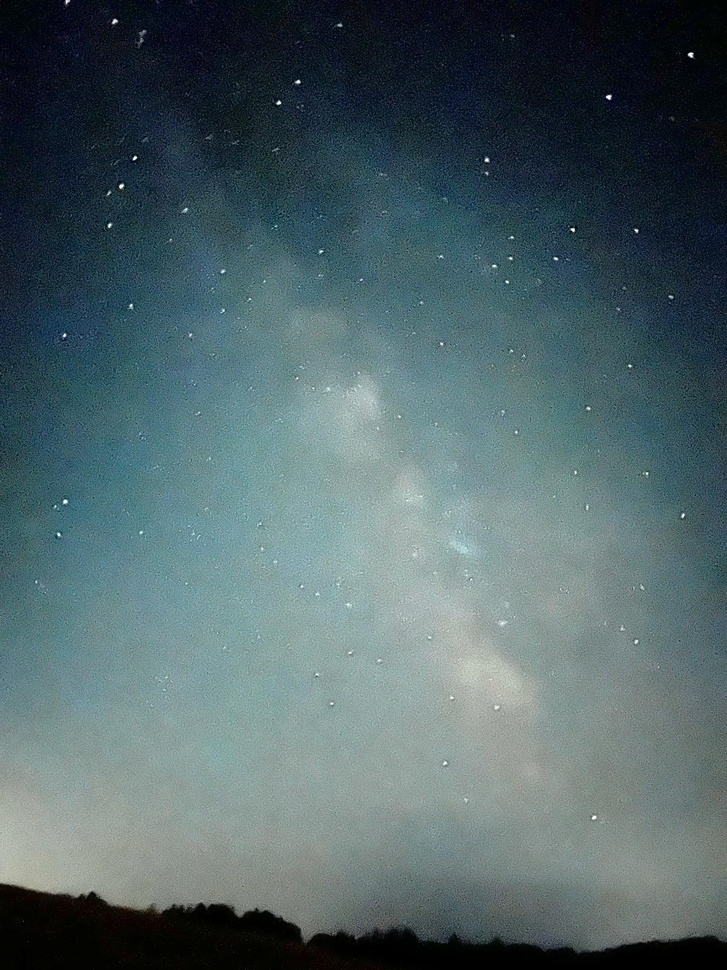
#> input picture src/image_processing_test/test_images/clean9.jpeg, 727 x 970 px, shrunk from 1200 x 1600 before the run, found by its file name
$ python image_processing_v2.py
#> lines starting #> are read from the running program, lines starting #| are printed output that depends on the picture; after the words box and inside, x2 and y2 are one past the last pixel; in counts of white or black regions, pixels touching at a corner belong together
import cv2
import numpy as np
# We are no longer using blob_log, so we can remove it.
# from skimage.feature import blob_log
import matplotlib.pyplot as plt

# =============================================================================
# --- CONFIGURABLE PARAMETERS ---
# =============================================================================

# --- Input ---
IMAGE_PATH = 'src/image_processing_test/test_images/clean9.jpeg' # The image with drawings

# --- Image Processing Parameters ---
N_STARS_TO_DETECT = 20

# --- NEW PARAMETERS FOR SHAPE FILTERING ---

# 1. Threshold for creating the binary image.
#    Any pixel brighter than this value (0-255) becomes a white pixel.
#    This is a critical parameter to tune. Start around 50-70 for this image.
BINARY_THRESHOLD = 60

# 2. Minimum area (in pixels) for an object to be considered a star.
#    This helps filter out single-pixel noise.
MIN_STAR_AREA = 2

# 3. Minimum circularity. 1.0 is a perfect circle.
#    This is our shape filter! It will reject elongated shapes like streaks and drawings.
#    A value of 0.7 is a good starting point to reject non-circular blobs.
MIN_CIRCULARITY = 0.8


# =============================================================================
# --- NEW CORE FUNCTION WITH SHAPE FILTER ---
# =============================================================================

def find_stars_with_shape_filter(image_path, n_stars, binary_threshold, min_area, min_circularity):
    """
    Finds stars by thresholding, finding contours, and filtering by shape (circularity)
    and size. This is much more robust against non-star objects.
    """
#> called with n_stars = 20, binary_threshold = 60, min_area = 2, min_circularity = 0.8
    image = cv2.imread(image_path, cv2.IMREAD_GRAYSCALE)
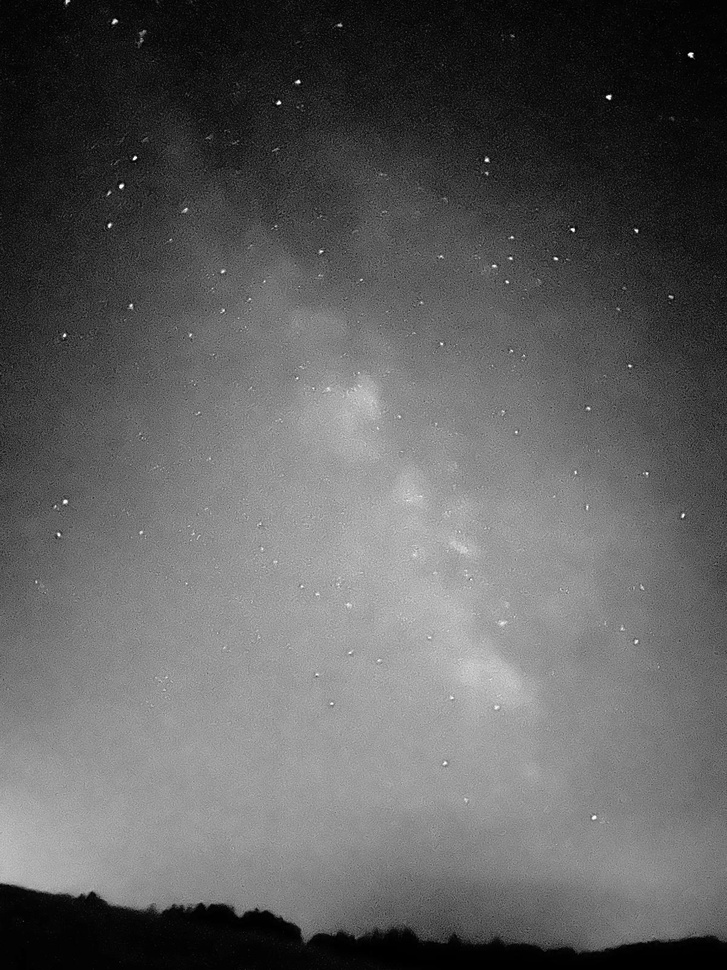
#> image: shape (970, 727); min 0, max 255, mean 94.8
    if image is None:
        raise FileNotFoundError(f"Image not found at path: {image_path}")

    # --- Step 1: Create a Binary Image ---
    # We apply a slight blur to reduce noise before thresholding. This makes contours smoother.
    blurred = cv2.GaussianBlur(image, (5, 5), 0)

    # The cv2.threshold function returns the threshold value and the binary image.
    # We use _, binary_image because we don't need the returned threshold value.
    _, binary_image = cv2.threshold(blurred, binary_threshold, 255, cv2.THRESH_BINARY)
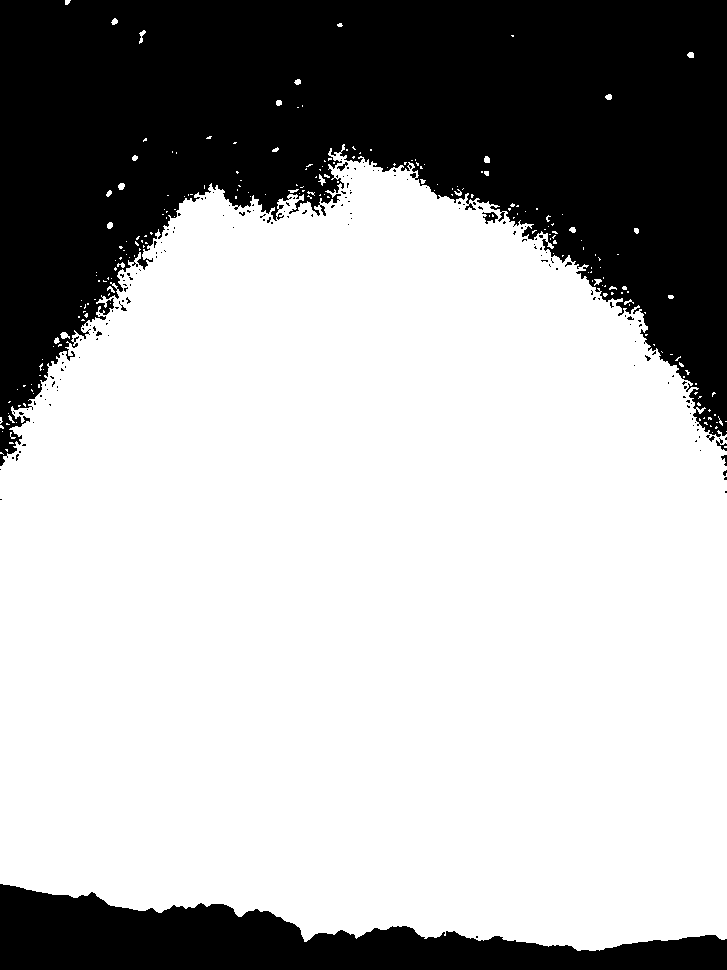
#> binary_image: shape (970, 727); 68.4% white; 172 black regions (164 under 20 px)

    # --- Step 2: Find Contours ---
    # cv2.findContours finds the outlines of all white objects in the binary image.
    # cv2.RETR_EXTERNAL means we only get the outermost contours (doesn't find holes).
    # cv2.CHAIN_APPROX_SIMPLE compresses the contour points to save memory.
    contours, _ = cv2.findContours(binary_image, cv2.RETR_EXTERNAL, cv2.CHAIN_APPROX_SIMPLE)
#> contours = 224 contours, 210 with area under 20; largest, box (x1, y1, x2, y2) and area: (0, 144, 727, 951) 479736, (60, 332, 70, 339) 34, (118, 183, 125, 190) 29, (139, 30, 146, 44) 28, (484, 156, 490, 163) 26

    print(f"Initial detection: Found {len(contours)} potential objects (contours).")
#| Initial detection: Found 224 potential objects (contours).

    valid_stars = []

    # --- Step 3: Analyze Each Contour ---
    for contour in contours:
        # --- Filter by Area ---
        area = cv2.contourArea(contour)
        if area < min_area:
            continue # Skip this contour, it's too small (likely noise)

        # --- Filter by Shape (Circularity) ---
        perimeter = cv2.arcLength(contour, True)
        if perimeter == 0:
            continue # Avoid division by zero for invalid shapes

        # This is the formula for circularity
        circularity = (4 * np.pi * area) / (perimeter ** 2)

        if circularity < min_circularity:
            continue # Skip this contour, it's not round enough (it's a line or squiggle)

        # --- If it passes all filters, it's a valid star candidate ---
        # Calculate the center of the contour using "moments"
        M = cv2.moments(contour)
        if M["m00"] == 0:
            continue # Avoid division by zero

        cx = int(M["m10"] / M["m00"])
        cy = int(M["m01"] / M["m00"])

        # We store the centroid and its area (as a proxy for brightness)
        valid_stars.append(((cx, cy), area))
#> this loop made 224 passes
#> (area, perimeter, circularity) on pass 55: (33.5, 27.56, 0.554)
#> after the loop, valid_stars = 25 items

    print(f"Filtering complete: Found {len(valid_stars)} valid star-like objects.")
#| Filtering complete: Found 25 valid star-like objects.

    # --- Step 4: Sort by Brightness/Size and Select the Top N ---
    # Sort the list of valid stars in descending order based on their area
    valid_stars.sort(key=lambda s: s[1], reverse=True)

    # Select the top N stars
    num_to_select = min(n_stars, len(valid_stars))
#> num_to_select = 20
    brightest_stars = valid_stars[:num_to_select]
#> brightest_stars = 20 items

    # Extract just the centroids (the (x, y) coordinates)
    centroids = np.array([star[0] for star in brightest_stars])
#> centroids = 20 rows, first 8: [121, 185], [486, 159], [690, 54], [109, 225], [608, 96], [114, 21], [572, 229], [278, 102]

    return centroids, image


def visualize_detections(image, centroids):
    """Displays the image with detected centroids circled."""
    # (This function remains unchanged)
    if image is None: return
    plt.figure(figsize=(10, 8))
    plt.imshow(image, cmap='gray')
    plt.title(f'Detected {len(centroids)} Brightest & Roundest Stars')
    plt.scatter(centroids[:, 0], centroids[:, 1], s=80, facecolors='none', edgecolors='r', linewidth=1.5)
    for i, (x, y) in enumerate(centroids):
        plt.text(x + 10, y + 10, str(i + 1), color='cyan', fontsize=12)
    plt.xlabel('X Pixel Coordinate')
    plt.ylabel('Y Pixel Coordinate')
    plt.show()

# =============================================================================
# --- MAIN EXECUTION ---
# =============================================================================
if __name__ == '__main__':
    try:
        # 1. Call our NEW function to detect and filter stars
        star_centroids, original_image = find_stars_with_shape_filter(
            IMAGE_PATH, N_STARS_TO_DETECT, BINARY_THRESHOLD, MIN_STAR_AREA, MIN_CIRCULARITY
        )
#> star_centroids has the same summary as centroids in find_stars_with_shape_filter

        # 2. Visualize the results
        if original_image is not None and len(star_centroids) > 0:
            print(f"\nFinal Result: Visualizing the top {len(star_centroids)} stars.")
#| Final Result: Visualizing the top 20 stars.
            visualize_detections(original_image, star_centroids)
#> the loop in visualize_detections, `for i, (x, y) in enumerate(centroids):` made 20 passes
#> (x, y) on passes 1 to 12: (121, 185), (486, 159), (690, 54), (109, 225), (608, 96), (114, 21), (572, 229), (278, 102), (297, 81), (134, 157), (636, 230), (486, 172)
#> in visualize_detections, `plt.show()`:
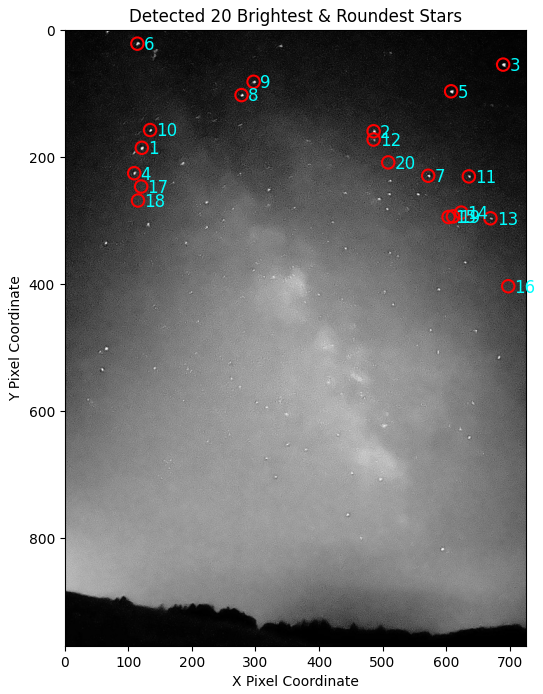
#> figure drawn by matplotlib, 1 panel
        else:
            print("No stars were detected that met the criteria.")

    except FileNotFoundError as e:
        print(f"Error: {e}")
    except Exception as e:
        print(f"An unexpected error occurred: {e}")

$ run again, with src/image_processing_test/test_images/clean1.jpg copied over src/image_processing_test/test_images/clean9.jpeg
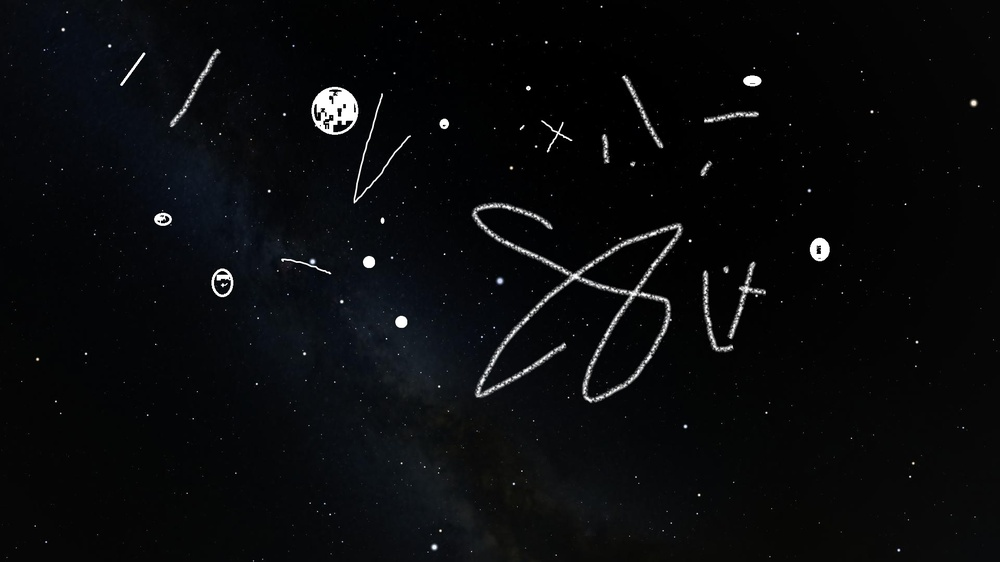
#> input picture src/image_processing_test/test_images/clean1.jpg, 1000 x 562 px, shrunk from 1920 x 1080 before the run, found by its file name
#> in find_stars_with_shape_filter, `_, binary_image = cv2.threshold(blurred, binary_threshold, 255, cv2.TH..`:
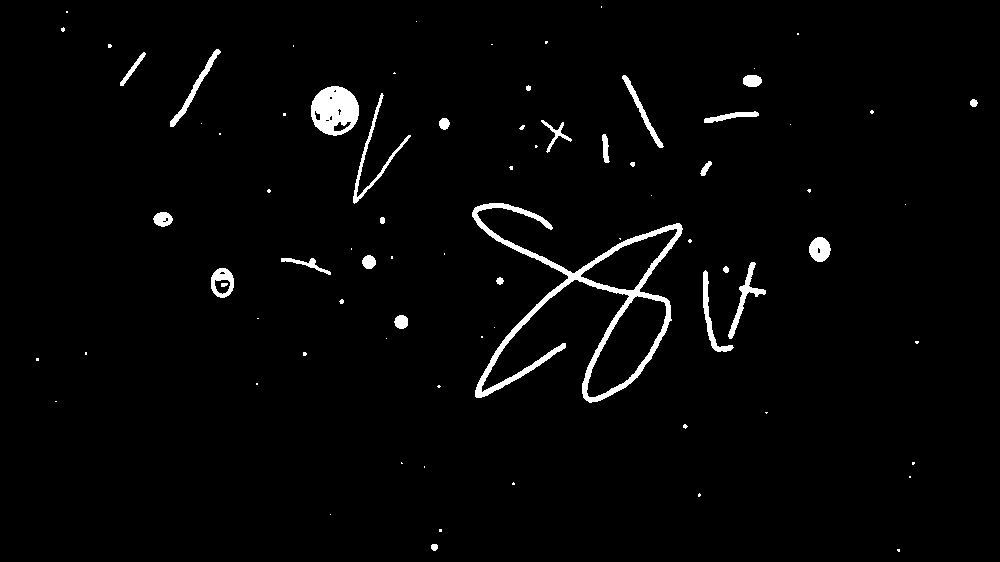
#> binary_image: shape (562, 1000); 2.3% white; 79 white regions (51 under 20 px)
#> contours = 78 contours, 53 with area under 20; largest, box (x1, y1, x2, y2) and area: (472, 203, 683, 403) 11226, (311, 86, 359, 136) 1808, (211, 268, 234, 298) 518, (353, 93, 411, 204) 454, (728, 262, 766, 339) 450
#| Initial detection: Found 78 potential objects (contours).
#> the loop in find_stars_with_shape_filter, `for contour in contours:` made 78 passes
#> (area, perimeter, circularity, cx, cy) on passes 2, 24, 28, 29, 33, 38, 39, 40: (31, 20.49, 0.928, 434, 546), (136, 43.8, 0.891, 400, 321), (518, 85.6, 0.888, 221, 282), (23.5, 17.9, 0.922, 725, 269), (132, 42.63, 0.913, 368, 261), (386, 73.6, 0.895, 819, 249), (22, 17.66, 0.887, 382, 220), (200, 54.28, 0.853, 162, 218)
#> after the loop in find_stars_with_shape_filter, `for contour in contours:`: valid_stars = 31 items
#| Filtering complete: Found 31 valid star-like objects.
#> num_to_select = 20
#> brightest_stars = 20 items
#> centroids = 20 rows, first 8: [334, 110], [221, 282], [819, 249], [162, 218], [751, 80], [400, 321], [368, 261], [443, 123]
#> star_centroids has the same summary as centroids in find_stars_with_shape_filter
#| Final Result: Visualizing the top 20 stars.
#> the loop in visualize_detections, `for i, (x, y) in enumerate(centroids):` made 20 passes
#> in visualize_detections, `plt.show()`:
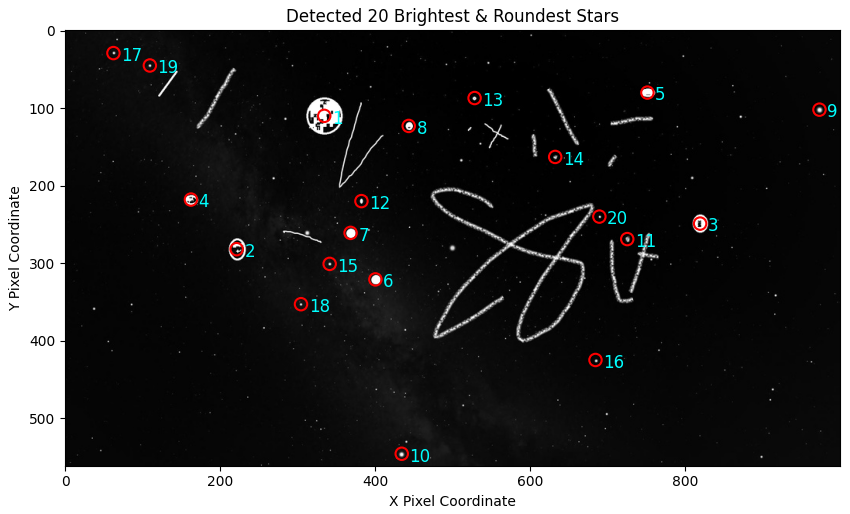
#> figure drawn by matplotlib, 1 panel

$ run again, with src/image_processing_test/test_images/clean10.jpg copied over src/image_processing_test/test_images/clean9.jpeg
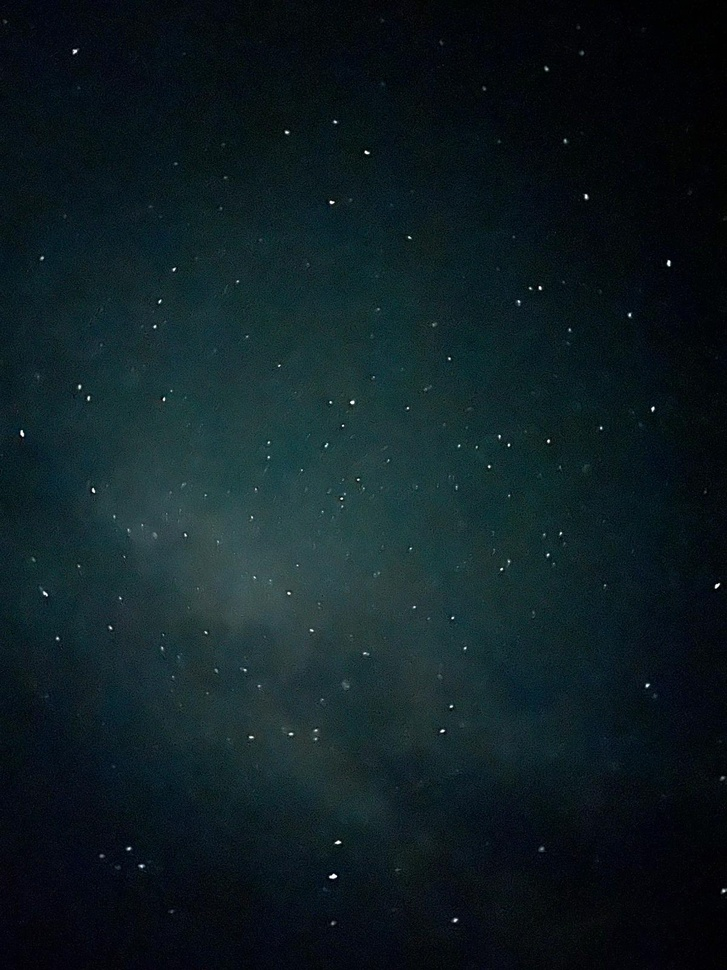
#> input picture src/image_processing_test/test_images/clean10.jpg, 727 x 970 px, shrunk from 1200 x 1600 before the run, found by its file name
#> in find_stars_with_shape_filter, `_, binary_image = cv2.threshold(blurred, binary_threshold, 255, cv2.TH..`:
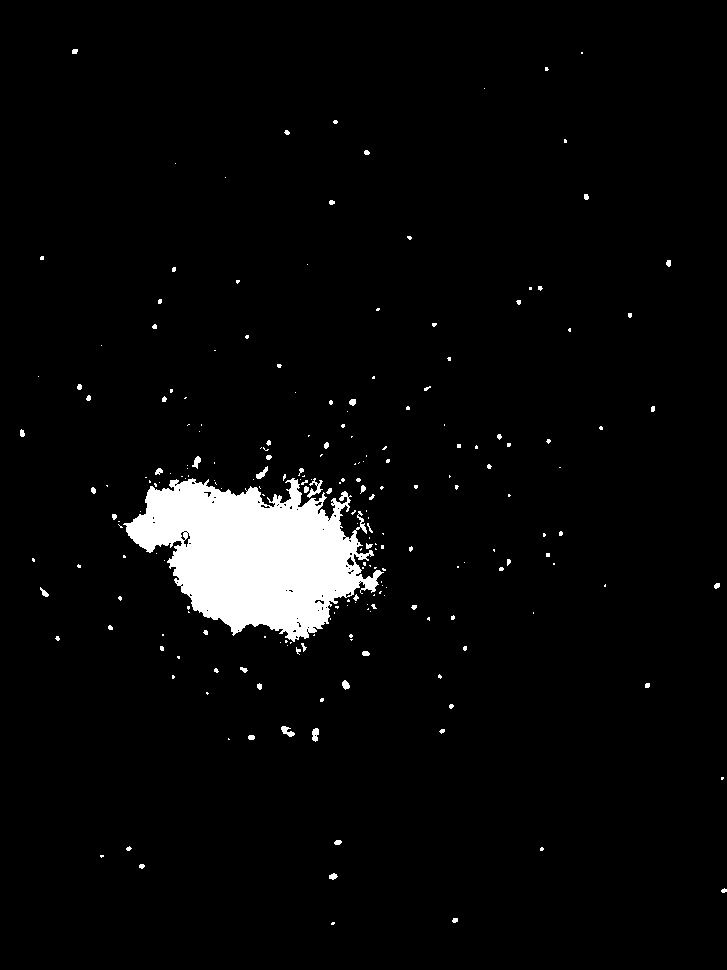
#> binary_image: shape (970, 727); 3.9% white; 222 white regions (169 under 20 px)
#> contours = 222 contours, 204 with area under 20; largest, box (x1, y1, x2, y2) and area: (123, 478, 384, 642) 24460, (307, 478, 323, 498) 78, (281, 726, 295, 737) 60, (312, 728, 319, 742) 58, (256, 466, 268, 479) 50
#| Initial detection: Found 222 potential objects (contours).
#> the loop in find_stars_with_shape_filter, `for contour in contours:` made 222 passes
#> (area, perimeter, circularity, cx, cy) on passes 9, 12, 21: (23, 18.49, 0.846, 337, 842), (22, 17.66, 0.887, 251, 737), (42.5, 25.56, 0.818, 345, 684)
#> after the loop in find_stars_with_shape_filter, `for contour in contours:`: valid_stars = 73 items
#| Filtering complete: Found 73 valid star-like objects.
#> num_to_select = 20
#> brightest_stars = 20 items
#> centroids = 20 rows, first 8: [345, 684], [352, 401], [365, 653], [337, 842], [251, 737], [305, 489], [668, 262], [716, 585]
#> star_centroids has the same summary as centroids in find_stars_with_shape_filter
#| Final Result: Visualizing the top 20 stars.
#> the loop in visualize_detections, `for i, (x, y) in enumerate(centroids):` made 20 passes
#> in visualize_detections, `plt.show()`:
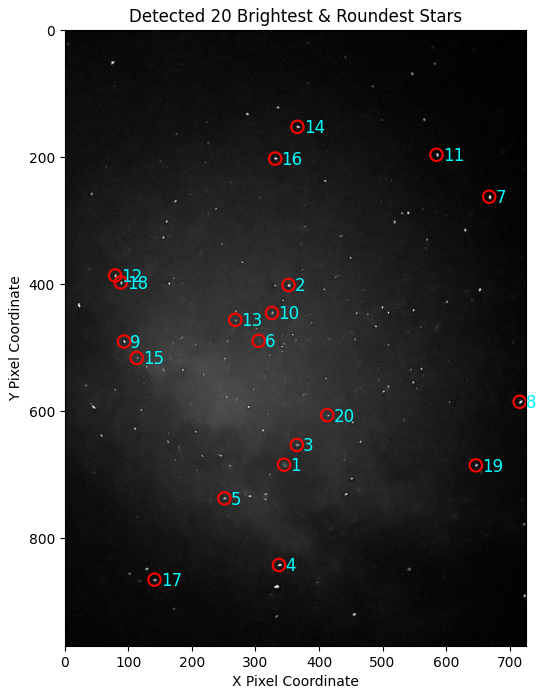
#> figure drawn by matplotlib, 1 panel
